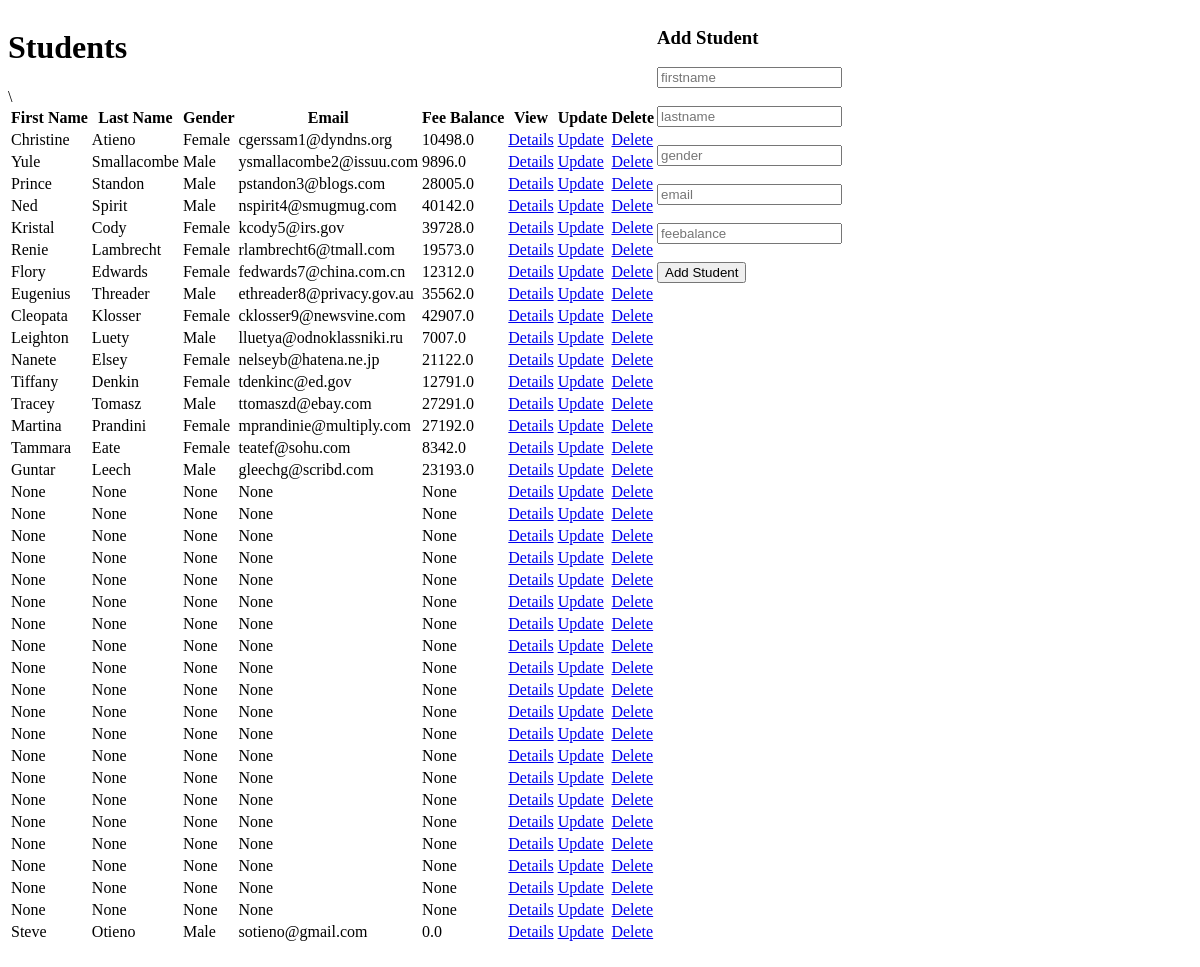
Before: / with the older database file.
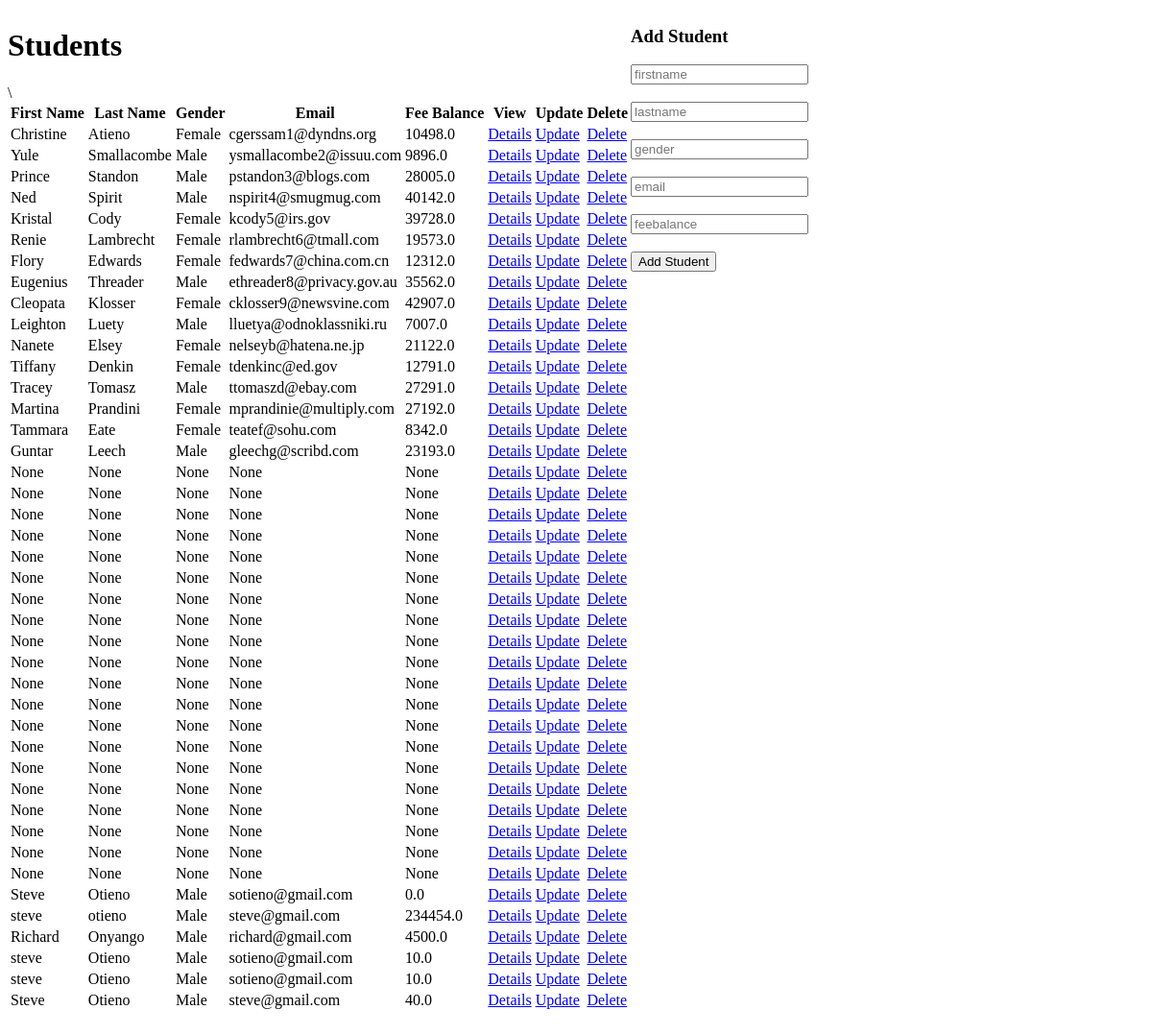
After: the same page with the newer database file.
### models.py (models this page shows, shortened)
class Student(db.Model,SerializerMixin):
    __tablename__='student'
    id=db.Column(db.Integer,primary_key=True)
    firstname=db.Column(db.String)
    lastname=db.Column(db.String)
    email=db.Column(db.String)
    gender=db.Column(db.String)
    feebalance=db.Column(db.Float)
    course = db.relationship('Units',backref='student')

### main.py (the view)
@app.route('/', methods=['GET','POST'])
def index():
    students = Student.query.all()
    if request.method == 'GET':
        return render_template('index.html', students=students)
    if request.method == 'POST':
        new_student = Student(**request.form)
        db.session.add(new_student)
        db.session.commit()
        return render_template('index.html',students=students)

### templates/index.html (shortened to what this page needs)
<div id="container">
    <div id="student-container">
<h1>Students</h1>
<table>
    <tr>
<th>First Name</th>
<th>Last Name</th>
<th>Gender</th>
<th> Email</th>
<th>Fee Balance</th>
<th>View </th>\
<th>Update </th>
<th>Delete </th>
    </tr>
{% for student in students %}
<tr>
    <td>{{ student['firstname']}}</td>
    <td>{{ student['lastname']}}</td>
    <td>{{ student['gender']}}</td>
    <td>{{ student['email']}}</td>
     <td>{{ student['feebalance']}}</td>
     <td><a href={{ url_for('student_by_id', id=student['id'])}}>Details</a></td>
     <td><a href={{ url_for('student_by_id', id=student['id'])}}>Update</a></td>
     <td>
        <a a href={{ url_for('delete_student', id=student['id'])}} >Delete</a>
    </td>
</tr>
{% endfor %}</table>
<br>
<br>
</div>
<form action={{url_for('index')}} method='POST'>
    <h3> Add Student</h3>
<input type='text' name='firstname' placeholder='firstname'><br><br>
<input type='text' name='lastname' placeholder='lastname'><br><br>
<input type='text' name='gender' placeholder='gender'><br><br>
<input type='text' name='email' placeholder='email'><br><br>
<input type='text' name='feebalance' placeholder='feebalance'><br><br>
<input type='submit' value="Add Student"><br><br>
</form>

### templates/index.html (style rules this page uses)
#container { width:100vw; display:flex; flex-direction:row; }

Changed rows visible on the page:
added Student: firstname "steve", lastname "otieno", gender "Male", email "steve@gmail.com", feebalance "234454.0"
added Student: firstname "Richard", lastname "Onyango", gender "Male", email "richard@gmail.com", feebalance "4500.0"
added Student: firstname "steve", lastname "Otieno", gender "Male", email "sotieno@gmail.com", feebalance "10.0"
added Student: firstname "steve", lastname "Otieno", gender "Male", email "sotieno@gmail.com", feebalance "10.0"
added Student: firstname "Steve", lastname "Otieno", gender "Male", email "steve@gmail.com", feebalance "40.0"
